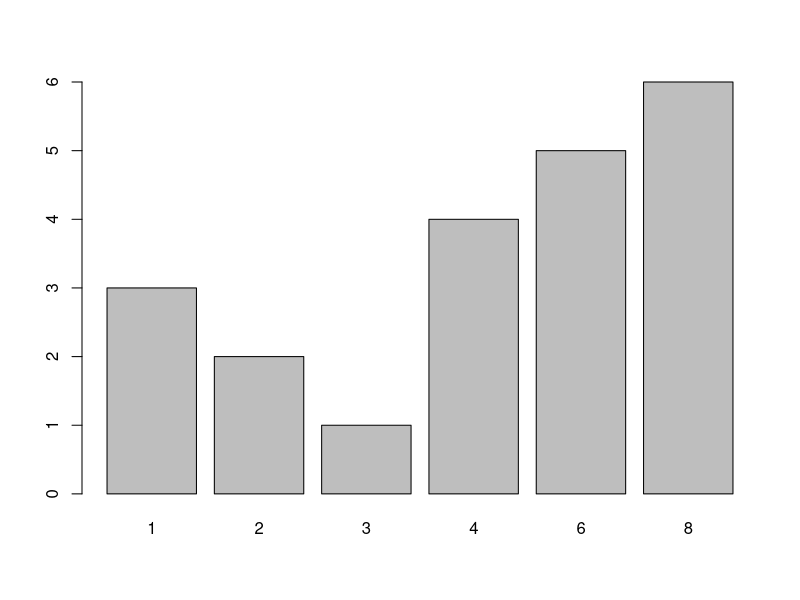
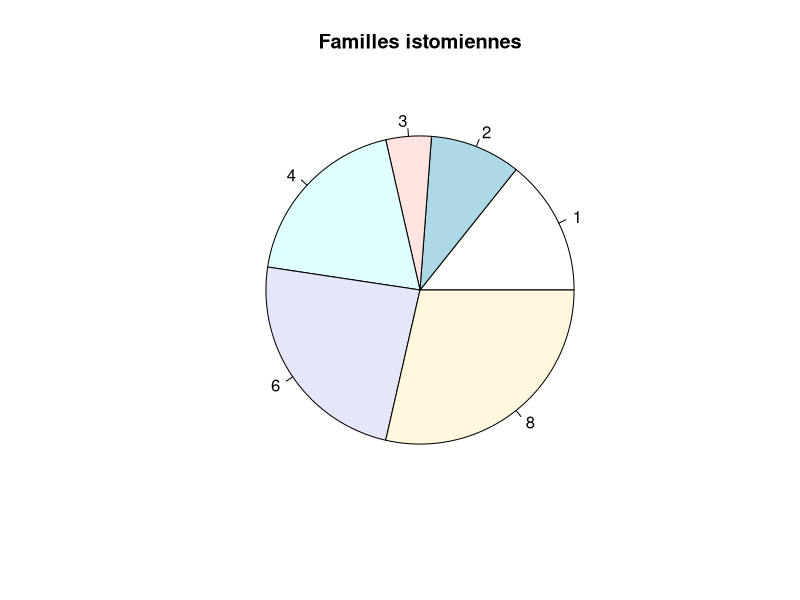
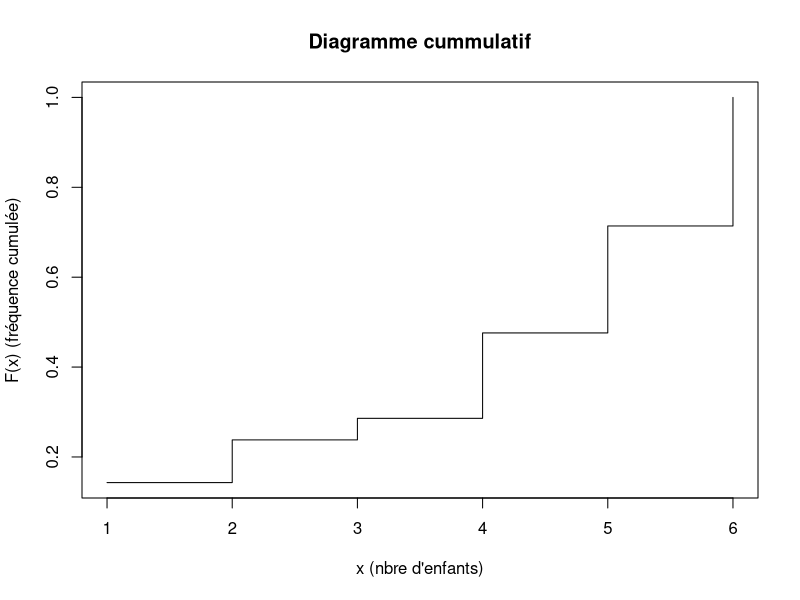
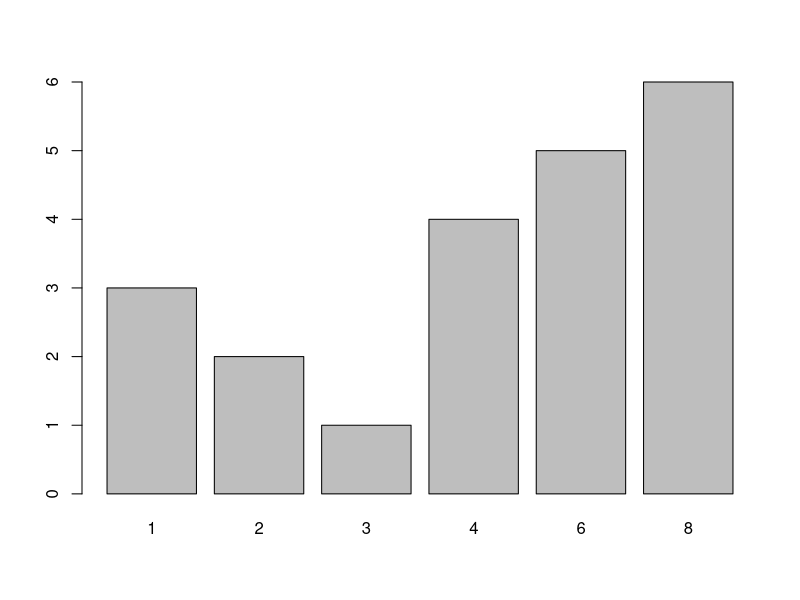
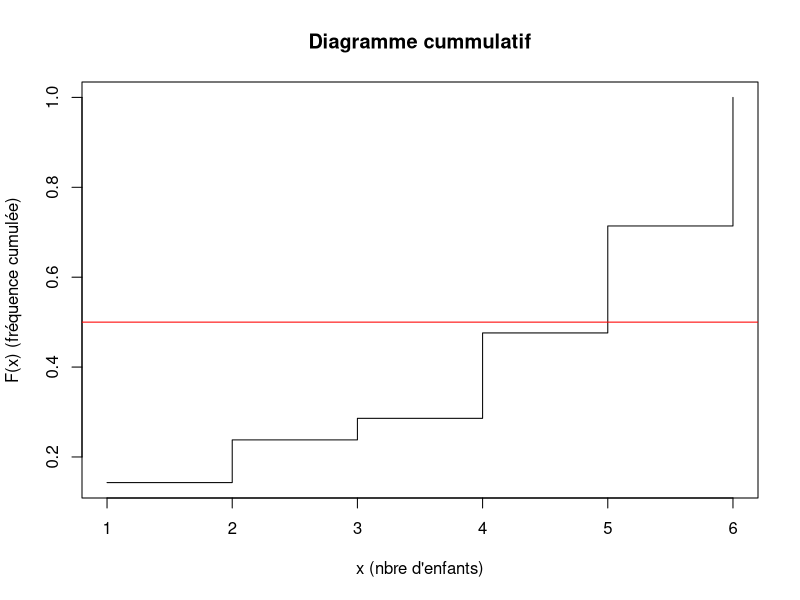

The R script that drew these images, in order:
## ---- chunk 1
#| echo: true
fam_ISTOM <- c(4,8,6,2,3,8,4,6,8,4,8,6,1,6,8,1,2,8,1,6,4)
eff_partiel <- table(fam_ISTOM)
eff_partiel
## ---- chunk 2
#| echo: true
eff_partiel
## ---- chunk 3
#| echo: true
eff_partiel
eff_cumul <- cumsum(eff_partiel)
eff_cumul
## ---- chunk 4
#| echo: true
eff_cumul
## ---- chunk 5
#| echo: true
fam_ISTOM
eff_tot_enfants_istom <- sum(fam_ISTOM)
eff_tot_enfants_istom
## ---- chunk 6
#| echo: true
freq_part_methode_1 <- prop.table(eff_partiel)
freq_part_methode_1
freq_part_methode_2 <- eff_partiel/sum(eff_partiel)
freq_part_methode_2
## ---- chunk 7
#| echo: true
freq_part_methode_2_pct <- (eff_partiel/sum(eff_partiel))*100
freq_part_methode_2_pct
## ---- chunk 8
#| echo: true
freq_part_methode_2_pct_arrondi <- round((eff_partiel/sum(eff_partiel))*100,2)
freq_part_methode_2_pct_arrondi
## ---- chunk 9
#| echo: true
sum(freq_part_methode_1)
sum(freq_part_methode_2)
sum(freq_part_methode_2_pct)
## ---- chunk 10
#| echo: true
freq_cumul_methode_1 <- cumsum(freq_part_methode_1)
round(freq_cumul_methode_1,2)
freq_cumul_methode_2 <- cumsum(freq_part_methode_2)
round(freq_cumul_methode_2,2)
## ---- chunk 11
#| echo: true
barplot(eff_partiel)
## ---- chunk 12
pie(eff_partiel, labels = names(eff_partiel), main="Familles istomiennes")
## ---- chunk 13
#| echo: true
freq_cumul_methode_1_rd <- round(freq_cumul_methode_1,3)
freq_cumul_methode_1_rd
plot(freq_cumul_methode_1_rd, type="s", main="Diagramme cummulatif", xlab="x (nbre d'enfants)", ylab="F(x) (fréquence cumulée)")
## ---- chunk 14
#| echo: true
max(fam_ISTOM)
## ---- chunk 15
#| echo: true
min(fam_ISTOM)
## ---- chunk 16
#| echo: true
calcul_mode <- function(x) {
  eff <- table(x)
  mode <- as.numeric(names(eff[eff == max(eff)]))
  return(mode)
}
calcul_mode(fam_ISTOM)
## ---- chunk 17
#| echo: true
fam_ISTOM
table(fam_ISTOM)
max(table(fam_ISTOM))
table(fam_ISTOM)[table(fam_ISTOM) == max(table(fam_ISTOM))]
names(table(fam_ISTOM)[table(fam_ISTOM) == max(table(fam_ISTOM))])
as.numeric(names(table(fam_ISTOM)[table(fam_ISTOM) == max(table(fam_ISTOM))]))
## ---- chunk 18
#| echo: true
calcul_mode <- function(x) {
  freq <- table(x)
  mode <- as.numeric(names(freq[freq == max(freq)]))
  return(mode)
}
calcul_mode(fam_ISTOM)
## ---- chunk 19
#| echo: true
barplot(eff_partiel)
## ---- chunk 20
#| echo: true
fam_ISTOM
median(fam_ISTOM)
## ---- chunk 21
#| echo: true
freq_cumul_methode_1_rd
plot(freq_cumul_methode_1_rd, type="s", main="Diagramme cummulatif", xlab="x (nbre d'enfants)", ylab="F(x) (fréquence cumulée)")
abline(h=0.5,col="red")
## ---- chunk 22
#| echo: true
mean(fam_ISTOM)
## ---- chunk 23
#| echo: true
fam_ISTOM
quantile(fam_ISTOM, 0.25)  # Premier quartile (25%)
quantile(fam_ISTOM, 0.75)  # Troisième quartile (75%)
## ---- chunk 24
#| echo: true
summary(fam_ISTOM)
min(fam_ISTOM)
quantile(fam_ISTOM, 0.25) 
median(fam_ISTOM)
mean(fam_ISTOM)
quantile(fam_ISTOM, 0.75)
max(fam_ISTOM)
## ---- chunk 25
LigneC_arret <- c('Roseraie','Jean Vilar','Jean XXIII','Bamako','Strasbourg','La Fayette','Les Gares','Foch-Haras','Foch-Maison Bleue','Ralliement','Molière','Doutre','Le Quai','Farcy','Élysée','Patton','La Barre','Beaussier','Belle-Beille Campus')
LigneC_arret
## ---- chunk 26
LigneC_kms <- c(9,8.6,8.1,7.6,7.0,6.5,6.1,5.6,5.0,4.3,3.7,2.8,2,1.6,1.1,0.7,0.5,0.1,0)
LigneC_kms
## ---- chunk 27
#| echo: true
data.frame(LigneC_arret, LigneC_kms)
## ---- chunk 28
#| echo: true
p1 <- 0.5*(max(LigneC_kms)+min(LigneC_kms))
p1
## ---- chunk 29
#| echo: true
library(palmerpenguins) #charge un jeu de données nommé 'penguins'
head(penguins) 
